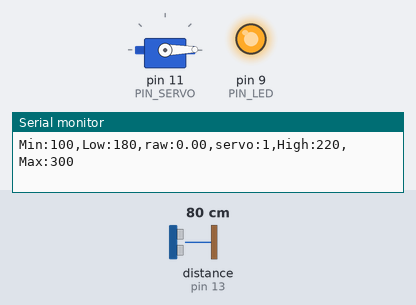
The sketch below on a simulated Arduino Uno, built with avr-gcc and run on an emulated ATmega328P. Shown: servo, output pins drawn as LEDs (lit = HIGH), the last lines printed to the serial monitor. Wiring (inferred from the names in the program): ultrasonic range finder: trigger pin 12; echo pin 13. The inputs (shaded band) are chosen by the test bench; at power-on: distance to the obstacle (sensor on pin 13) 80 cm. The echo pulse lasts 58.3 µs per cm; pins used as bus, display or sensor lines are not drawn.

Above: at 1.2 s.
1.3 s: distance to the obstacle (sensor on pin 13) set to 35 cm
At 2.2 s:
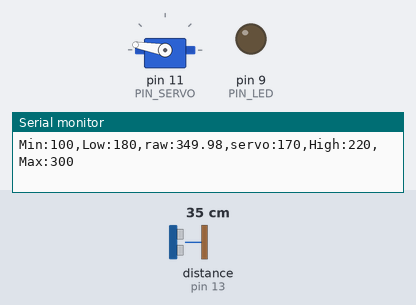
3.1 s: distance to the obstacle (sensor on pin 13) set to 18 cm
At 3.25 s:
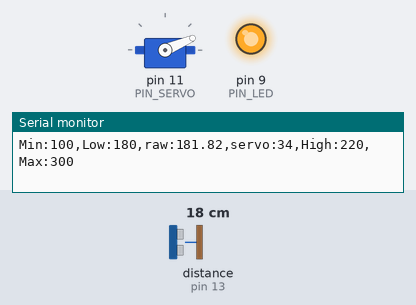
4.9 s: distance to the obstacle (sensor on pin 13) set to 20 cm
At 5.4 s:
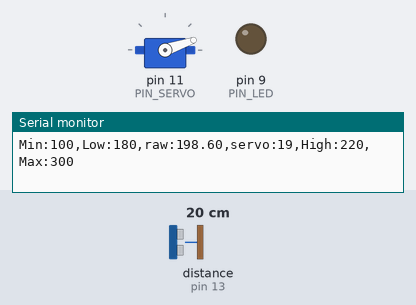
6.5 s: distance to the obstacle (sensor on pin 13) set to 35 cm
At 6.65 s:
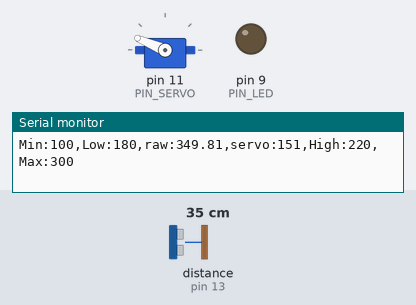
8.3 s: distance to the obstacle (sensor on pin 13) set to 2 cm
At 9.6 s:
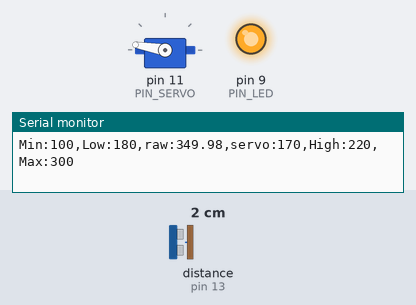
Timing chart, 0 to 10.8 s (numbered marks = the images above; inputs shaded):
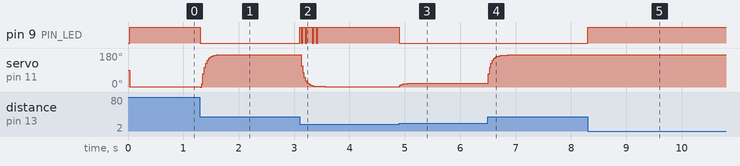

The sketch:

11_example_1.ino
```cpp
#include <Servo.h>

// Arduino pin assignment
#define PIN_LED 9
#define PIN_SERVO 11
#define PIN_TRIG 12
#define PIN_ECHO 13

// configurable parameters
#define SND_VEL 346.0 // sound velocity at 24 celsius degree (unit: m/s)
#define INTERVAL 25 // sampling interval (unit: ms)
#define _DIST_MIN 180 // minimum distance to be measured (unit: mm)
#define _DIST_MAX 360 // maximum distance to be measured (unit: mm)

#define _DIST_ALPHA 0.34

#define _DUTY_MIN 550 // servo full clockwise position (0 degree)
#define _DUTY_NEU 1475 // servo neutral position (90 degree)
#define _DUTY_MAX 2400 // servo full counterclockwise position (180 degree)

// global variables
float timeout; // unit: us
float dist_min, dist_max, dist_raw, dist_prev, dist_ema, alpha, servo; // unit: mm
unsigned long last_sampling_time; // unit: ms
float scale; // used for pulse duration to distance conversion
Servo myservo;

void setup() {
// initialize GPIO pins
  pinMode(PIN_LED,OUTPUT);
  pinMode(PIN_TRIG,OUTPUT);
  digitalWrite(PIN_TRIG, LOW);
  pinMode(PIN_ECHO,INPUT);

  myservo.attach(PIN_SERVO);
  myservo.writeMicroseconds(_DUTY_NEU);

// initialize USS related variables
  dist_min = _DIST_MIN;
  dist_max = _DIST_MAX;
  timeout = (INTERVAL / 2) * 1000.0; // precalculate pulseIn() timeout value. (unit: us)
  dist_raw = dist_prev = 0.0; // raw distance output from USS (unit: mm)
  alpha = _DIST_ALPHA;
  scale = 0.001 * 0.5 * SND_VEL;

// initialize serial port
  Serial.begin(57600);

// initialize last sampling time
  last_sampling_time = 0;
}

void loop() {
// wait until next sampling time.
// millis() returns the number of milliseconds since the program started. Will overflow after 50 days.
  if(millis() < last_sampling_time + INTERVAL) return;

// get a distance reading from the USS
  dist_raw = USS_measure(PIN_TRIG,PIN_ECHO);
  dist_ema = (1-alpha) * dist_ema + alpha * dist_raw;
  servo = ((float)(_DUTY_MAX-_DUTY_MIN)/_DIST_MIN)*dist_ema-(_DUTY_MAX-_DUTY_MIN * 2.0);
// output the read value to the serial port
  Serial.print("Min:100,Low:180,raw:");
  Serial.print(dist_raw);
  Serial.print(",servo:");
  Serial.print(myservo.read());
  Serial.println(",High:220,Max:300");

// adjust servo position according to the USS read value

  // add your code here!


  if(dist_raw < _DIST_MIN) {
     myservo.writeMicroseconds(_DUTY_MIN);
   }
  else if(dist_raw < _DIST_MAX){
    myservo.writeMicroseconds(servo);
  }
  else {
    myservo.writeMicroseconds(_DUTY_MAX);
  }

// update last sampling time
  last_sampling_time += INTERVAL;
}

// get a distance reading from USS. return value is in millimeter.
float USS_measure(int TRIG, int ECHO)
{
  float reading;
  digitalWrite(TRIG, HIGH);
  delayMicroseconds(10);
  digitalWrite(TRIG, LOW);

  reading = pulseIn(ECHO, HIGH, timeout) * scale; // unit: mm
  if(reading < dist_min || reading > dist_max){
    digitalWrite(PIN_LED, 1);
    reading = 0.0; // return 0 when out of range.
  }else
    digitalWrite(PIN_LED,0);

  if(reading == 0.0) reading = dist_prev;
  else dist_prev = reading;

  return reading;
}
```

Measured:
- the behaviour switches between 18 and 19 cm on distance to the obstacle (sensor on pin 13) (found by bisection; images 2 and 3)
- after the input at 1.3 s, pin 9 (PIN_LED): HIGH → LOW at once
- after the input at 3.1 s, servo on pin 11 (PIN_SERVO): moves from 170° to 2° over 0.42 s, starting at once
- after the input at 4.9 s, pin 9 (PIN_LED): HIGH → LOW at once; servo on pin 11 (PIN_SERVO): 2° → 19° at once
- after the input at 6.5 s, servo on pin 11 (PIN_SERVO): moves from 19° to 170° over 0.35 s, starting at once
- after the input at 8.3 s, pin 9 (PIN_LED): LOW → HIGH at once
